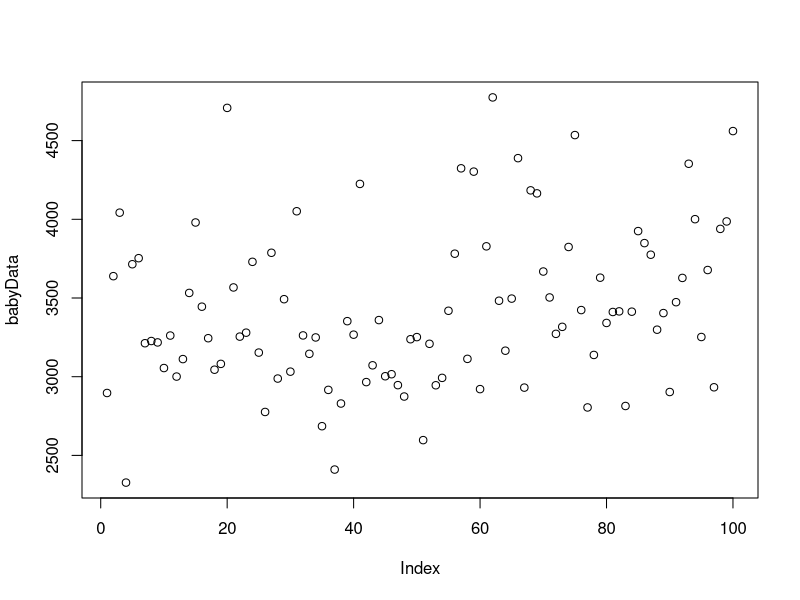
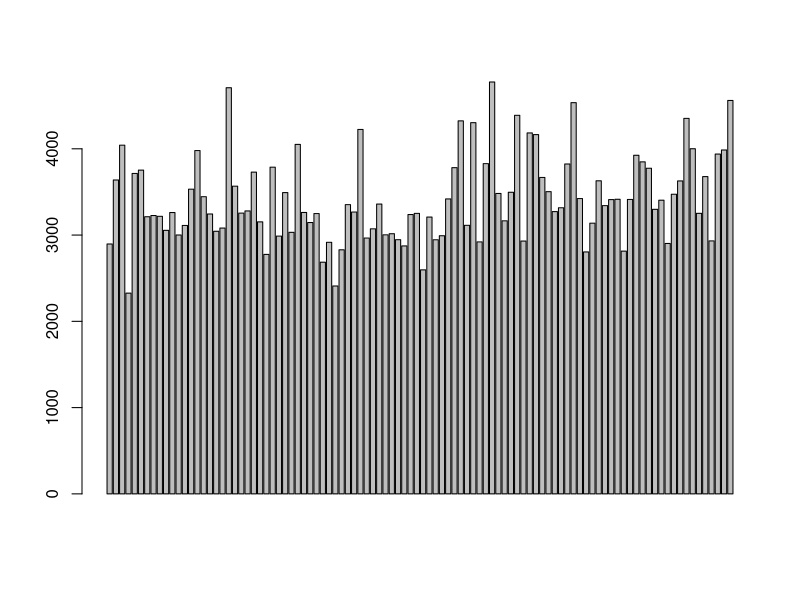
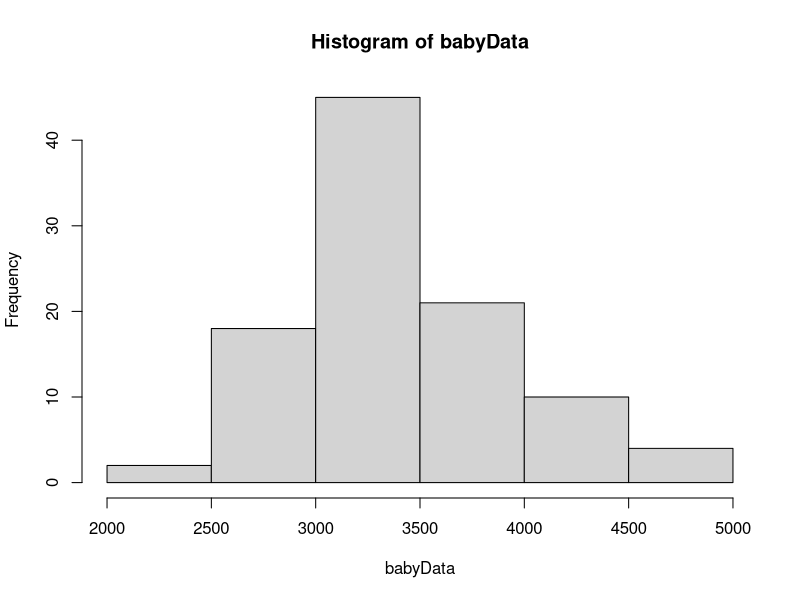
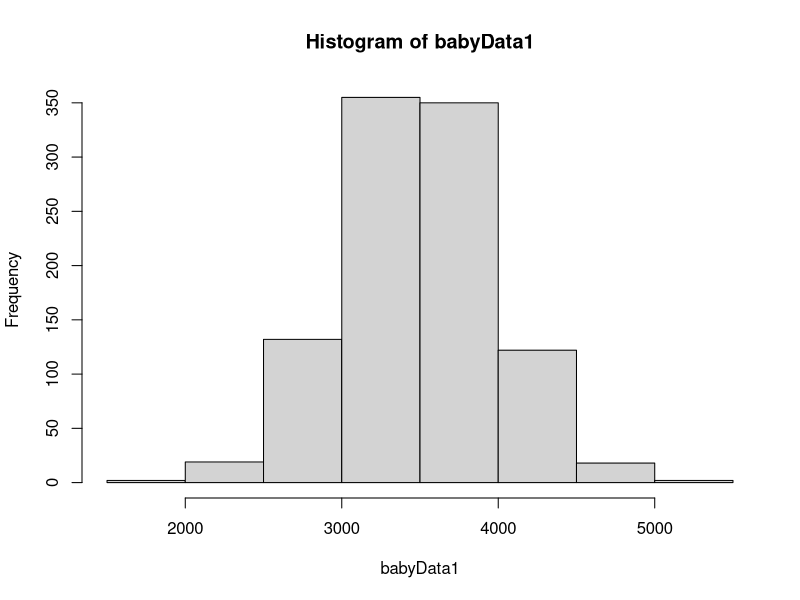

Generate these figures, in order, with R:

# set the seed so that the random data is generate by this seed 
set.seed(1234)

# Baby Weight Data, let us generate a random dataset with 100 observation 
# We generate random data by using normal distribution. 
babyData <- rnorm(100, mean = 3500, sd=500)

# plot the data to see how your data looks 
plot(babyData)

# make a barplot 
barplot(babyData)

# make a histogram 
hist(babyData)

# Another dataset but larger.  
#Let us generate large dataset with 1000 observation 
babyData1 <- rnorm(1000, mean = 3500, sd=500)

# make a histogram 
hist(babyData1)

# We can see that the histogram is getting closer to a perfect normal distribution curve. 


